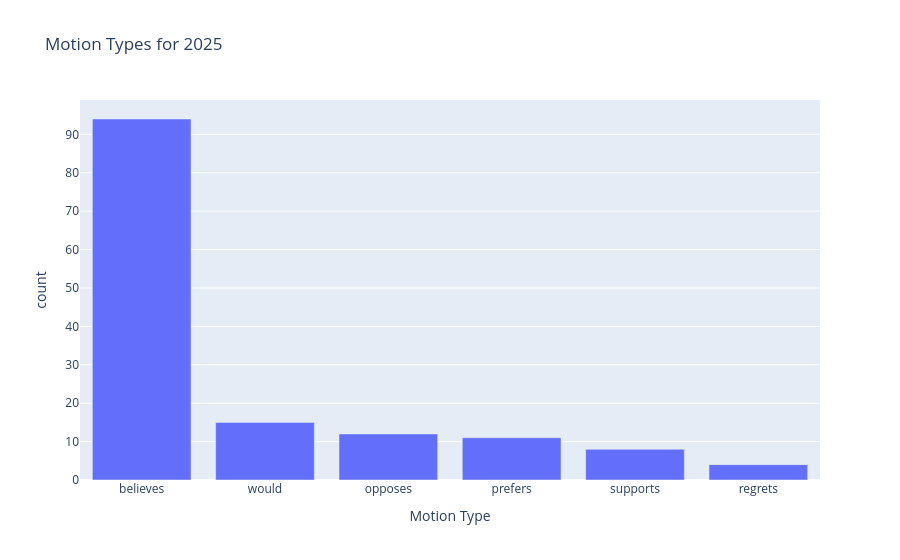

Source (notebook cell):
### Code cell
year_counts = df_this_year.value_counts('Motion Type')

px.bar(
    year_counts, 
    y='count', 
    title=f'Motion Types for {current_year}',
    labels={'Motion Type': 'Motion Type'},
).show()

### Figure 1 — Plotly figure (JSON) as saved in the notebook; plotly's stock layout.template omitted (floating-point values rounded to 4 significant figures)
{"data": [{"hovertemplate": "Motion Type=%{x}<br>count=%{y}<extra></extra>", "legendgroup": "", "marker": {"color": "#636efa", "pattern": {"shape": ""}}, "name": "", "orientation": "v", "showlegend": false, "textposition": "auto", "type": "bar", "x": ["believes", "would", "opposes", "prefers", "supports", "regrets"], "xaxis": "x", "y": [94, 15, 12, 11, 8, 4], "yaxis": "y"}], "layout": {"barmode": "relative", "legend": {"tracegroupgap": 0}, "title": {"text": "Motion Types for 2025"}, "xaxis": {"anchor": "y", "domain": [0, 1], "title": {"text": "Motion Type"}}, "yaxis": {"anchor": "x", "domain": [0, 1], "title": {"text": "count"}}}}
